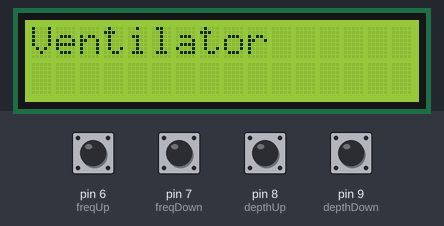
This sketch was run on a simulated Arduino Uno, built with avr-gcc and run on an emulated ATmega328P. Shown: 16×2 character LCD. The test bench sets the inputs (shaded band); at power-on: pin 6 (freqUp), pin 7 (freqDown), pin 8 (depthUp), pin 9 (depthDown) LOW.

Above: at 1.2 s.
1.3 s: pin 6 (freqUp) pulled HIGH for 0.15 s
At 2.2 s:
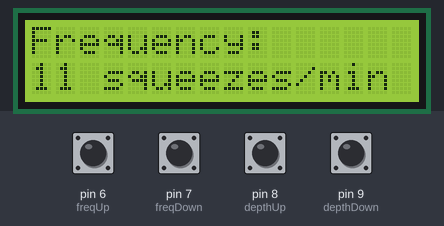
4.4 s: pin 8 (depthUp) pulled HIGH for 0.15 s
At 4.9 s:
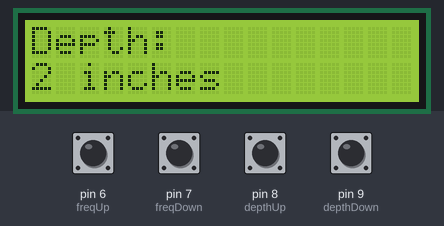
7.5 s: pin 7 (freqDown) pulled HIGH for 0.15 s
At 8.8 s:
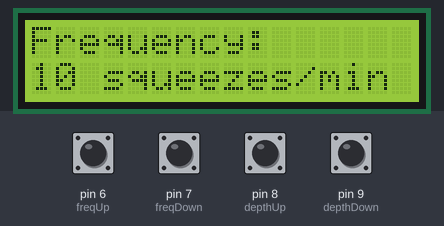
10.6 s: pin 7 (freqDown) pulled HIGH for 1 s
At 11.5 s:
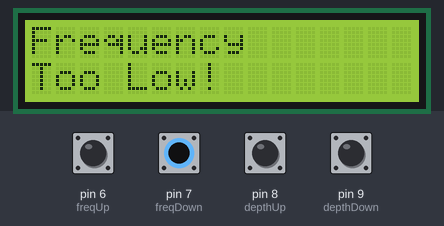
14.2 s: pin 9 (depthDown) pulled HIGH for 0.15 s
At 15.6 s:
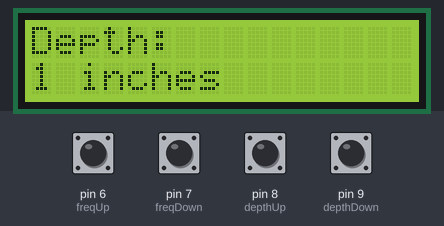
17.3 s: pin 9 (depthDown) pulled HIGH for 1 s
At 18.3 s:
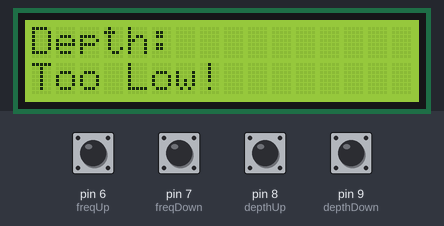
Timing chart, 0 to 20.3 s (numbered marks = the images above; inputs shaded):
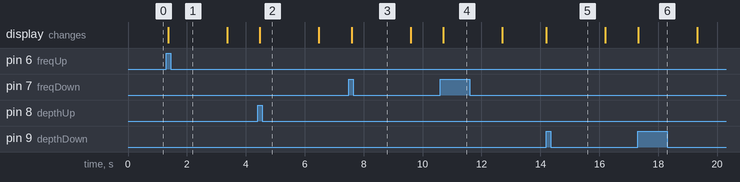

The sketch:

lcd.ino
```cpp
#include <LiquidCrystal.h>

LiquidCrystal lcd(12, 11, 5, 4, 3, 2);
const int freqUp = 6;
const int freqDown = 7;
const int depthUp = 8;
const int depthDown = 9;
int frequency = 10;
int depth = 1;
String pumps = " squeezes/min";
String inches = " inches";
int delayTime = 2000;

void setup() {
    lcd.begin(16, 2);
    lcd.print("Ventilator");
    pinMode(freqUp, INPUT);
    pinMode(freqDown, INPUT);
    pinMode(depthUp, INPUT);
    pinMode(depthDown, INPUT);

    Serial.begin(9600);

}

void loop() {
    //increase frequency
    if(digitalRead(freqUp)){
        lcd.clear();
        frequency += 1;
        if(frequency > 30){
            frequency -= 1;
            lcd.setCursor(0, 0);
            lcd.print("Frequency");
            lcd.setCursor(0, 1);
            lcd.print("Too High!");
        }
        else{
            lcd.setCursor(0, 0);
            lcd.print("Frequency:");
            lcd.setCursor(0, 1);
            String temp = frequency + pumps;
            lcd.print(temp);
        }
        delay(delayTime);
        lcd.clear();
        lcd.setCursor(0, 0);
        lcd.print("Ventilator");
    }
    //decrease frequency
    if(digitalRead(freqDown)){
        lcd.clear();
        frequency -= 1;
        if(frequency < 10){
            frequency += 1;
            lcd.setCursor(0, 0);
            lcd.print("Frequency");
            lcd.setCursor(0, 1);
            lcd.print("Too Low!");
        }
        else{
            lcd.setCursor(0, 0);
            lcd.print("Frequency:");
            lcd.setCursor(0, 1);
            String temp = frequency + pumps;
            lcd.print(temp);
        }
        delay(delayTime);
        lcd.clear();
        lcd.setCursor(0, 0);
        lcd.print("Ventilator");
    }
    //increase depth
    if(digitalRead(depthUp)){
        lcd.clear();
        depth += 1;
        if(depth > 10){
            depth -= 1;
            lcd.setCursor(0, 0);
            lcd.print("Depth");
            lcd.setCursor(0, 1);
            lcd.print("Too High!");
        }
        else{
            lcd.setCursor(0, 0);
            lcd.print("Depth:");
            lcd.setCursor(0, 1);
            String temp = depth + inches;
            lcd.print(temp);
        }
        delay(delayTime);
        lcd.clear();
        lcd.setCursor(0, 0);
        lcd.print("Ventilator");
    }
    //decrease depth
    if(digitalRead(depthDown)){
        lcd.clear();
        depth -= 1;
        if(depth < 1){
            depth += 1;
            lcd.setCursor(0, 0);
            lcd.print("Depth:");
            lcd.setCursor(0, 1);
            lcd.print("Too Low!");
        }
        else{
            lcd.setCursor(0, 0);
            lcd.print("Depth:");
            lcd.setCursor(0, 1);
            String temp = depth + inches;
            lcd.print(temp);
        }
        delay(delayTime);
        lcd.clear();
        lcd.setCursor(0, 0);
        lcd.print("Ventilator");
    }
    delay(100);
}
```

Measured:
- after the input at 1.3 s, the display: changes after 0.07 s (image 1)
- after the input at 4.4 s, the display: changes after 0.08 s (image 2)
- after the input at 7.5 s, the display: changes after 0.09 s (image 3)
- after the input at 10.6 s, the display: changes after 0.10 s (image 4)
- after the input at 14.2 s, the display: changes at once (image 5)
- after the input at 17.3 s, the display: changes at once (image 6)
